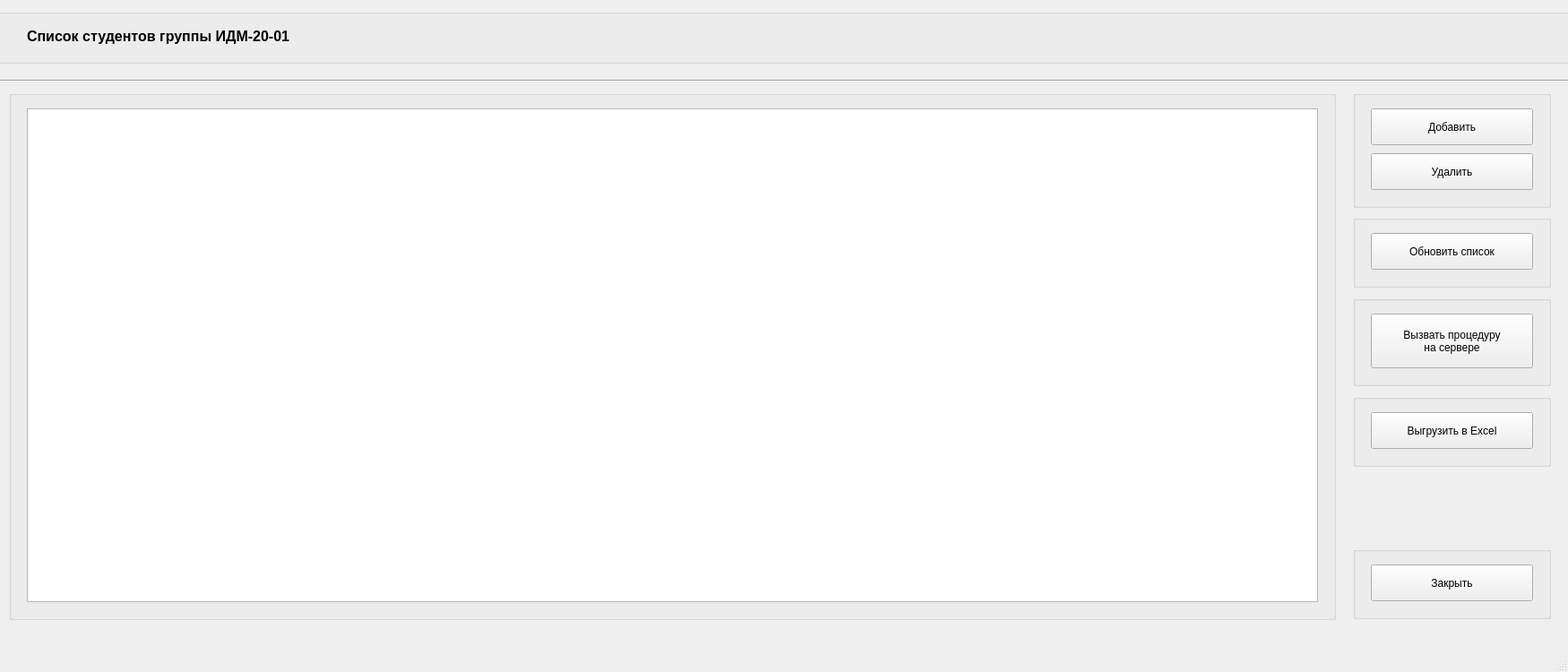
<?xml version="1.0" encoding="UTF-8"?>
<ui version="4.0">
 <class>list_of_group_students</class>
 <widget class="QMainWindow" name="list_of_group_students">
  <property name="geometry">
   <rect>
    <x>0</x>
    <y>0</y>
    <width>1750</width>
    <height>750</height>
   </rect>
  </property>
  <property name="windowTitle">
   <string>list_of_group_students</string>
  </property>
  <widget class="QWidget" name="centralwidget">
   <widget class="QGroupBox" name="groupBox">
    <property name="geometry">
     <rect>
      <x>1510</x>
      <y>610</y>
      <width>221</width>
      <height>81</height>
     </rect>
    </property>
    <property name="title">
     <string/>
    </property>
    <widget class="QPushButton" name="pushButton_5">
     <property name="geometry">
      <rect>
       <x>20</x>
       <y>20</y>
       <width>181</width>
       <height>41</height>
      </rect>
     </property>
     <property name="text">
      <string>Закрыть</string>
     </property>
    </widget>
   </widget>
   <widget class="Line" name="line">
    <property name="geometry">
     <rect>
      <x>-10</x>
      <y>80</y>
      <width>1771</width>
      <height>20</height>
     </rect>
    </property>
    <property name="orientation">
     <enum>Qt::Horizontal</enum>
    </property>
   </widget>
   <widget class="QGroupBox" name="groupBox_3">
    <property name="geometry">
     <rect>
      <x>1510</x>
      <y>101</y>
      <width>221</width>
      <height>131</height>
     </rect>
    </property>
    <property name="title">
     <string/>
    </property>
    <widget class="QPushButton" name="pushButton">
     <property name="geometry">
      <rect>
       <x>20</x>
       <y>20</y>
       <width>181</width>
       <height>41</height>
      </rect>
     </property>
     <property name="text">
      <string>Добавить</string>
     </property>
    </widget>
    <widget class="QPushButton" name="pushButton_3">
     <property name="geometry">
      <rect>
       <x>20</x>
       <y>70</y>
       <width>181</width>
       <height>41</height>
      </rect>
     </property>
     <property name="text">
      <string>Удалить</string>
     </property>
    </widget>
   </widget>
   <widget class="QGroupBox" name="groupBox_5">
    <property name="geometry">
     <rect>
      <x>1510</x>
      <y>240</y>
      <width>221</width>
      <height>81</height>
     </rect>
    </property>
    <property name="title">
     <string/>
    </property>
    <widget class="QPushButton" name="pushButton_4">
     <property name="geometry">
      <rect>
       <x>20</x>
       <y>20</y>
       <width>181</width>
       <height>41</height>
      </rect>
     </property>
     <property name="text">
      <string>Обновить список</string>
     </property>
    </widget>
   </widget>
   <widget class="QGroupBox" name="groupBox_4">
    <property name="geometry">
     <rect>
      <x>-10</x>
      <y>10</y>
      <width>1771</width>
      <height>61</height>
     </rect>
    </property>
    <property name="title">
     <string/>
    </property>
    <widget class="QLabel" name="label">
     <property name="geometry">
      <rect>
       <x>40</x>
       <y>5</y>
       <width>871</width>
       <height>51</height>
      </rect>
     </property>
     <property name="font">
      <font>
       <pointsize>12</pointsize>
       <bold>true</bold>
      </font>
     </property>
     <property name="text">
      <string>Список студентов группы ИДМ-20-01</string>
     </property>
    </widget>
   </widget>
   <widget class="QGroupBox" name="groupBox_2">
    <property name="geometry">
     <rect>
      <x>10</x>
      <y>101</y>
      <width>1481</width>
      <height>591</height>
     </rect>
    </property>
    <property name="title">
     <string/>
    </property>
    <widget class="QTableWidget" name="tableWidget">
     <property name="geometry">
      <rect>
       <x>20</x>
       <y>20</y>
       <width>1441</width>
       <height>551</height>
      </rect>
     </property>
     <property name="editTriggers">
      <set>QAbstractItemView::NoEditTriggers</set>
     </property>
     <property name="sortingEnabled">
      <bool>true</bool>
     </property>
    </widget>
   </widget>
   <widget class="Line" name="line_2">
    <property name="geometry">
     <rect>
      <x>-10</x>
      <y>720</y>
      <width>1771</width>
      <height>20</height>
     </rect>
    </property>
    <property name="orientation">
     <enum>Qt::Horizontal</enum>
    </property>
   </widget>
   <widget class="QGroupBox" name="groupBox_6">
    <property name="geometry">
     <rect>
      <x>1510</x>
      <y>330</y>
      <width>221</width>
      <height>101</height>
     </rect>
    </property>
    <property name="title">
     <string/>
    </property>
    <widget class="QPushButton" name="pushButton_6">
     <property name="geometry">
      <rect>
       <x>20</x>
       <y>20</y>
       <width>181</width>
       <height>61</height>
      </rect>
     </property>
     <property name="text">
      <string>Вызвать процедуру
на сервере</string>
     </property>
    </widget>
   </widget>
   <widget class="QGroupBox" name="groupBox_7">
    <property name="geometry">
     <rect>
      <x>1510</x>
      <y>440</y>
      <width>221</width>
      <height>81</height>
     </rect>
    </property>
    <property name="title">
     <string/>
    </property>
    <widget class="QPushButton" name="pushButton_7">
     <property name="geometry">
      <rect>
       <x>20</x>
       <y>20</y>
       <width>181</width>
       <height>41</height>
      </rect>
     </property>
     <property name="text">
      <string>Выгрузить в Excel</string>
     </property>
    </widget>
   </widget>
  </widget>
  <widget class="QMenuBar" name="menubar">
   <property name="geometry">
    <rect>
     <x>0</x>
     <y>0</y>
     <width>1750</width>
     <height>24</height>
    </rect>
   </property>
  </widget>
  <widget class="QStatusBar" name="statusbar"/>
 </widget>
 <resources/>
 <connections/>
</ui>
